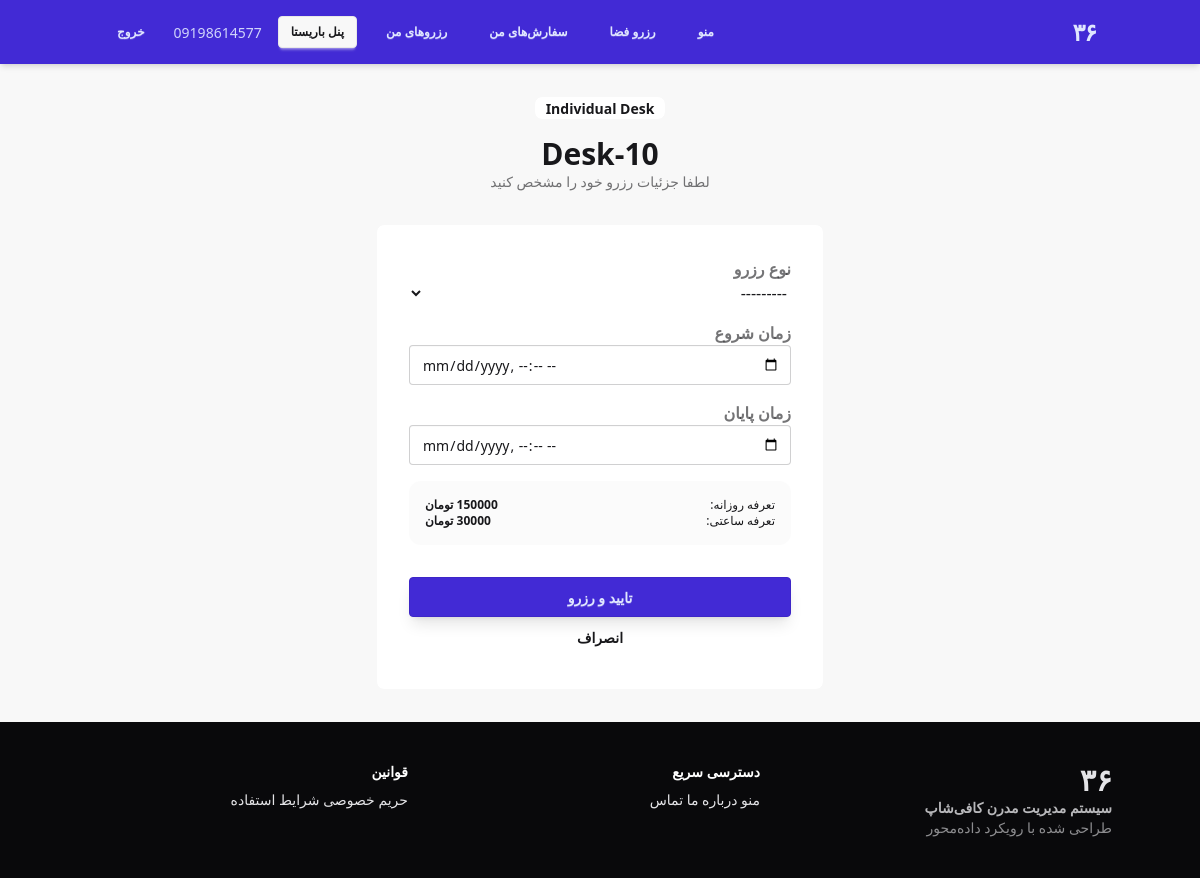
The app's page /cowork/book/13/ (signed in) with its own data.
### accounts/models.py (models this page shows, shortened)
class CustomUser(AbstractBaseUser, PermissionsMixin):
    phone_regex = RegexValidator(
        regex=r'^09\d{9}$',
        message=_("Phone number must be entered in the format: '09xxxxxxxxx'. Up to 11 digits allowed.")
    )
    phone_number = models.CharField(_('phone number'), validators=[phone_regex], max_length=15, unique=True)
    national_id = models.CharField(_('national ID'), max_length=10, blank=True, null=True, validators=[validate_national_id_field])
    full_name = models.CharField(_('full name'), max_length=150, blank=True)
    birth_date = models.DateField(_('birth date'), null=True, blank=True)
    is_active = models.BooleanField(default=True)
    is_staff = models.BooleanField(default=False)
    objects = CustomUserManager()
    USERNAME_FIELD = 'phone_number'
    REQUIRED_FIELDS = []

### cowork/models.py (models this page shows, shortened)
class Space(models.Model):
    class ZoneType(models.TextChoices):
        LONG_TABLE = 'LONG_TABLE', _('Communal Long Table')
        DESK = 'DESK', _('Individual Desk')
        PRIVATE_ROOM = 'PRIVATE_ROOM', _('Private Room')
        MEETING_ROOM = 'MEETING_ROOM', _('Meeting Room')
    name = models.CharField(_("Space Name"), max_length=50, unique=True)
    zone = models.CharField(_("Zone Type"), max_length=20, choices=ZoneType.choices)
    capacity = models.PositiveIntegerField(_("Capacity"), default=1)
    pricing_plan = models.ForeignKey(PricingPlan, on_delete=models.SET_NULL, null=True, verbose_name=_("Pricing Plan"))
    is_active = models.BooleanField(_("Is Active"), default=True)
    grid_row = models.IntegerField(_("Grid Row"), default=0)
    grid_col = models.IntegerField(_("Grid Col"), default=0)
    class Meta:
        verbose_name = _("Space")
        verbose_name_plural = _("Spaces")
        ordering = ['zone', 'name']

class PricingPlan(models.Model):
    name = models.CharField(_("Plan Name"), max_length=100)
    daily_rate = models.DecimalField(_("Daily Rate"), max_digits=12, decimal_places=0, default=0)
    hourly_rate = models.DecimalField(_("Hourly Rate"), max_digits=12, decimal_places=0, default=0)
    monthly_rate = models.DecimalField(_("Monthly Rate"), max_digits=12, decimal_places=0, default=0)
    six_month_rate = models.DecimalField(_("6-Month Rate"), max_digits=12, decimal_places=0, default=0)
    yearly_rate = models.DecimalField(_("Yearly Rate"), max_digits=12, decimal_places=0, default=0)
    is_contact_for_price = models.BooleanField(_("Contact for Price"), default=False)

### cowork/views.py (the view)
# urls.py: path('book/<int:space_id>/', book_space, name='book_space'),
@login_required
def book_space(request, space_id):
    space = get_object_or_404(Space, id=space_id)
    plan = space.pricing_plan
    if request.method == 'POST':
        form = BookingForm(request.POST)
        if form.is_valid():
            booking = form.save(commit=False)
            booking.user = request.user
            booking.space = space
            b_type = booking.booking_type
            price = 0
            if b_type == Booking.BookingType.HOURLY:
                diff = booking.end_time - booking.start_time
                hours = Decimal(diff.total_seconds() / 3600)
                price = plan.hourly_rate * hours
            elif b_type == Booking.BookingType.DAILY:
                price = plan.daily_rate
            elif b_type == Booking.BookingType.MONTHLY:
                price = plan.monthly_rate
            elif b_type == Booking.BookingType.SIX_MONTH:
                price = plan.six_month_rate
            elif b_type == Booking.BookingType.YEARLY:
                price = plan.yearly_rate
            booking.price_charged = price
            booking.status = Booking.Status.CONFIRMED
            try:
                booking.save()
                messages.success(request, f"رزرو شما با موفقیت ثبت شد. مبلغ {int(price)} تومان دریافت شد.")
                return redirect('cowork:my_bookings')
            except Exception as e:
                messages.error(request, str(e))
    else:
        form = BookingForm()
    return render(request, 'cowork/book_space.html', {
        'space': space,
        'form': form,
        'plan': plan
    })

### cowork/forms.py (shortened to what this page needs)
class BookingForm(forms.ModelForm):
    class Meta:
        model = Booking
        fields = ['booking_type', 'start_time', 'end_time']
        widgets = {
            'start_time': forms.DateTimeInput(attrs={'type': 'datetime-local', 'class': 'input input-bordered w-full'}),
            'end_time': forms.DateTimeInput(attrs={'type': 'datetime-local', 'class': 'input input-bordered w-full'}),
            'booking_type': forms.Select(attrs={'class': 'select select-bordered w-full'}),
        }

### theme/templates/cowork/book_space.html (shortened to what this page needs)
{% extends "base.html" %}
{% load i18n %}
{% block content %}
<div class="max-w-md mx-auto">
    <div class="mb-8 text-center">
        <span class="badge badge-primary font-bold mb-4">{{ space.get_zone_display }}</span>
        <h1 class="text-3xl font-black text-base-content">{{ space.name }}</h1>
        <p class="text-sm opacity-60 mt-2">لطفا جزئیات رزرو خود را مشخص کنید</p>
    </div>
    <div class="card bg-base-100 shadow-xl border border-base-200">
        <div class="card-body p-6 md:p-8">
            <form method="post" class="space-y-4">
                <div class="form-control w-full">
                    <label class="label">
                        <span class="label-text font-bold">نوع رزرو</span>
                    </label>
                    <select name="{{ form.booking_type.name }}" class="select select-bordered w-full">
                        {% for value, text in form.booking_type.field.choices %}
                            <option value="{{ value }}" {% if form.booking_type.value == value %}selected{% endif %}>{{ text }}</option>
                        {% endfor %}
                    </select>
                </div>
                <div class="form-control w-full">
                    <label class="label">
                        <span class="label-text font-bold">زمان شروع</span>
                    </label>
                    <input type="datetime-local" name="{{ form.start_time.name }}"
                           class="input input-bordered w-full text-left ltr"
                           required value="{{ form.start_time.value|default:'' }}">
                </div>
                <div class="form-control w-full">
                    <label class="label">
                        <span class="label-text font-bold">زمان پایان</span>
                    </label>
                    <input type="datetime-local" name="{{ form.end_time.name }}"
                           class="input input-bordered w-full text-left ltr"
                           required value="{{ form.end_time.value|default:'' }}">
                </div>
                <div class="bg-base-200/50 rounded-xl p-4 text-xs space-y-2 mt-4">
                    <div class="flex justify-between">
                        <span class="opacity-70">تعرفه روزانه:</span>
                        <span class="font-bold">{{ space.pricing_plan.daily_rate }} تومان</span>
                    </div>
                    <div class="flex justify-between">
                        <span class="opacity-70">تعرفه ساعتی:</span>
                        <span class="font-bold">{{ space.pricing_plan.hourly_rate }} تومان</span>
                    </div>
                </div>
                <div class="pt-4">
                    <button type="submit" class="btn btn-primary btn-lg w-full font-black shadow-lg shadow-primary/20">
                        تایید و رزرو
                    </button>
                    <a href="{% url 'cowork:space_list' %}" class="btn btn-ghost w-full mt-2">انصراف</a>
                </div>
            </form>
        </div>
    </div>
</div>
{% endblock %}

### theme/templates/base.html (shortened to what this page needs)
{% load static tailwind_tags %}
<!DOCTYPE html>
<html lang="fa" dir="rtl" data-theme="minimalist" class="scroll-smooth">
<head>
    {% tailwind_css %}
</head>
<body class="min-h-screen bg-base-200 text-base-content flex flex-col">
    <header class="bg-primary text-primary-content shadow-md">
        <div class="container mx-auto px-4 h-16 flex items-center justify-between">
            <a href="{% url 'home' %}" class="text-2xl font-black tracking-tighter">۳۶</a>
            <nav>
                <ul class="flex gap-4 items-center">
                    <li><a href="{% url 'cafe:menu' %}" class="btn btn-sm btn-ghost hover:bg-white/10 text-primary-content">منو</a></li>
                    <li><a href="{% url 'cowork:space_list' %}" class="btn btn-sm btn-ghost hover:bg-white/10 text-primary-content">رزرو فضا</a></li>
                    {% if user.is_authenticated %}
                        <li><a href="{% url 'cafe:order_list' %}" class="btn btn-sm btn-ghost hover:bg-white/10 text-primary-content">سفارش‌های من</a></li>
                        <li><a href="{% url 'cowork:my_bookings' %}" class="btn btn-sm btn-ghost hover:bg-white/10 text-primary-content">رزروهای من</a></li>
                        {% if user.is_staff or user.groups.all %}
                            <li><a href="{% url 'cafe:barista_dashboard' %}" class="btn btn-sm btn-accent text-accent-content font-bold">پنل باریستا</a></li>
                        {% endif %}
                        <li class="hidden md:block"><span class="text-sm font-medium opacity-90">{{ user.full_name|default:user.phone_number }}</span></li>
                        <li>
                            <form action="{% url 'logout' %}" method="post" class="inline">
                                <button type="submit" class="btn btn-sm btn-ghost hover:bg-white/10 text-primary-content">خروج</button>
                            </form>
                        </li>
                    {% else %}
                        <li><a href="{% url 'login' %}" class="btn btn-sm btn-ghost hover:bg-white/10 text-primary-content">ورود</a></li>
                        <li><a href="{% url 'register' %}" class="btn btn-sm btn-secondary text-secondary-content border-none hover:brightness-110">عضویت</a></li>
                    {% endif %}
                </ul>
            </nav>
        </div>
    </header>
    <main class="flex-grow container mx-auto p-4 md:p-8">
        {% block content %}{% endblock %}
    </main>
    <footer class="footer p-10 bg-neutral text-neutral-content mt-auto">
        <div class="container mx-auto grid grid-cols-1 md:grid-cols-3 gap-8">
            <aside>
                <span class="text-3xl font-black">۳۶</span>
                <p class="font-bold opacity-80">سیستم مدیریت مدرن کافی‌شاپ</p>
                <p class="text-sm opacity-60">طراحی شده با رویکرد داده‌محور</p>
            </aside>
            <nav>
                <h6 class="footer-title opacity-100 text-white">دسترسی سریع</h6>
                <a class="link link-hover">منو</a>
                <a class="link link-hover">درباره ما</a>
                <a class="link link-hover">تماس</a>
            </nav>
            <nav>
                <h6 class="footer-title opacity-100 text-white">قوانین</h6>
                <a class="link link-hover">حریم خصوصی</a>
                <a class="link link-hover">شرایط استفاده</a>
            </nav>
        </div>
    </footer>
</body>
</html>

### theme/templates/base.html (style rules this page uses)
body { font-family: 'Vazir', system-ui, -apple-system, sans-serif; }

### records on screen
CustomUser: full_name "09198614577"
Space: zone "Individual Desk", name "Desk-10", pricing_plan.daily_rate "150000", pricing_plan.hourly_rate "30000"

### other values on screen
form field booking_type "---------"
